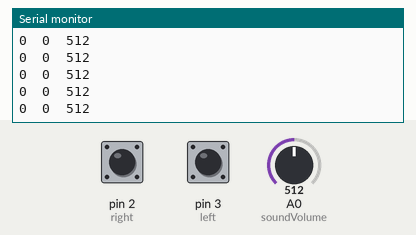
This sketch was run on a simulated Arduino Uno, built with avr-gcc and run on an emulated ATmega328P. Parts: the last lines printed to the serial monitor. The test bench sets the inputs (shaded band); at power-on: A0 (soundVolume) = 512, pin 2 (right) LOW, pin 3 (left) LOW.

Above: at 1.2 s.
1.3 s: A0 (soundVolume) set to 110
At 2.0 s:
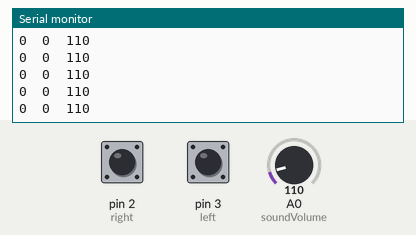
4.3 s: A0 (soundVolume) set to 89
At 4.8 s:
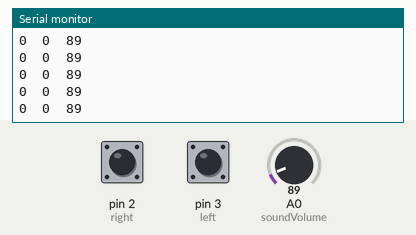
Timing chart, 0 to 7.3 s (numbered marks = the images above; inputs shaded):
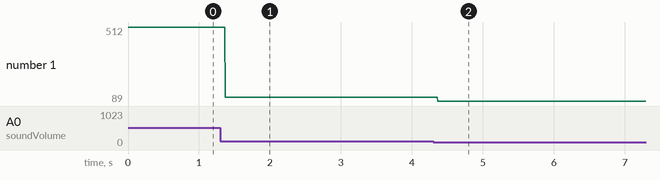

Measured:
- after the input at 1.3 s, the serial monitor: prints a new line after 0.07 s (image 1)
- after the input at 4.3 s, the serial monitor: prints a new line after 0.07 s (image 2)
- plotted number 1: 512 → 110 after the input at 1.3 s, 110 → 89 after the input at 4.3 s

The sketch:

AltCtrlStepShout.ino
```cpp
/*

 *********************************************************************
 *                                                                   *
 * alt.ctrl.digital-analog - read two foot steps and sound volume    *
 *                                                                   *
 *********************************************************************

 */

// digital pin 2 and 3 have foot-step switches, analog 0 has mic-sensor
int right = 2;
int left = 3;
int soundVolume = A0;

// the setup routine runs once when you press reset:
void setup() {
  // initialize serial communication at 9600 bits per second:
  Serial.begin(9600);
  // make the pushbutton's pin an input:
  pinMode(left, INPUT);
  pinMode(right, INPUT);
}

// the loop routine runs over and over again forever:
void loop() {
  // read the foot switchess:
  int buttonStateLeft = digitalRead(left);
  int buttonStateRight = digitalRead(right);

  // print out the state of the foot-switches and sound volume
  Serial.print(buttonStateLeft);
  Serial.print("\t");   // separate with tabs
  Serial.print(buttonStateRight);
  Serial.print("\t");   // separate with tabs
  Serial.print(analogRead(soundVolume));
  Serial.print("\t");   // separate with tabs
  Serial.println();     // add newline
  delay(1);             // delay in between reads for stability
}
```
